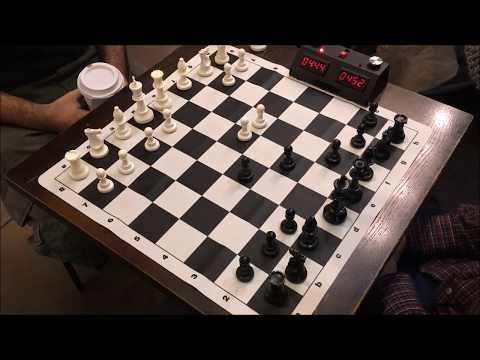
#> input picture saddle/0.jpg, 480 x 360 px
$ jupyter execute saddle_tutorial.ipynb   (older library calls are emulated)
#> lines starting #> are read from the running program, lines starting #| are printed output that depends on the picture; after the words box and inside, x2 and y2 are one past the last pixel; in counts of white or black regions, pixels touching at a corner belong together
[cell 1]
#  If you have issues with opencv install
#!pip install opencv-python
#!apt-get update && apt-get install ffmpeg libsm6 libxext6  -y

[cell 2]
import numpy as np
import cv2
import PIL.Image
import matplotlib.pyplot as plt
import time

def load_image(img_path, out_size=500):
#> called with img_path = '0.jpg', out_size = 500
    img_orig = PIL.Image.open(img_path)
#> img_orig is the input picture: PIL image 480x360 RGB; mean R, G, B 73.8, 63.1, 58.7
    # Resize image to out_size x out_size, ignore aspect ratio
    img = img_orig.resize((500,500), resample=PIL.Image.BILINEAR)
    # img = img_orig
    return img


def get_raw_saddle(gray_img):
    # Input image as np array, assume ~500 x 500 px image
    img = gray_img.astype(np.float64)
#> img: shape (500, 500) float64
    # Blur image
    img = cv2.blur(img, (3,3)) # Blur it

    gx = cv2.Sobel(img,cv2.CV_64F,1,0)
    gy = cv2.Sobel(img,cv2.CV_64F,0,1)
    gxx = cv2.Sobel(gx,cv2.CV_64F,1,0)
    gyy = cv2.Sobel(gy,cv2.CV_64F,0,1)
    gxy = cv2.Sobel(gx,cv2.CV_64F,0,1)

    S = np.abs(gxx*gyy - gxy**2)
    return S


def nonmax_sup(img, win=10):
    """
    Perform non-maximum suppression on the given image.

    Parameters:
    img (numpy.ndarray): Input image array.
    win (int): The size of the window to consider for suppression. Default is 10.

    Returns:
    numpy.ndarray: Image array after non-maximum suppression.
    """

    # Assumes ~ 500x500 px image
    # Dilate the image to get the local maxima
    dilated = cv2.dilate(img, np.ones((2*win+1, 2*win+1), np.uint8))

    # Compare the original image to the dilated image
    local_max = (img == dilated)

    # Zero out the non-local maxima pixels
    img_sup = np.zeros_like(img, dtype=np.float64)
    img_sup[local_max] = img[local_max]

    return img_sup

def prune_saddle(x, thresh = 128, score_threshold = 10000):
    """
    Prune the saddle image x by thresholding in-place.
    x (numpy.ndarray): Input image array.
    """
#> called with thresh = 128, score_threshold = 10000
    score = np.count_nonzero(x > 0)
#> score = 187487
    while score > score_threshold:
        thresh *= 2
        x[x < thresh] = 0
        score = np.count_nonzero(x > 0)
#> this loop made 11 passes
#> (thresh, score) on passes 1 to 11: (256, 142763), (512, 129165), (1024, 113277), (2048, 95913), (4096, 78576), (8192, 62566), (16384, 47805), (32768, 33812), (65536, 21262), (131072, 11813), (262144, 6187)
#> after the loop, thresh = 262144

def get_saddle_pts(img):
    gray_img = np.array(img.convert('L'))

    start_time = time.time()
    saddle_img = get_raw_saddle(gray_img)
    raw_saddle = saddle_img.copy()
    prune_saddle(saddle_img) # Prune points (Reduces work later on)
    print(f'get_saddle took {time.time() - start_time:.3f} s')

    start_time = time.time()
    nonmax_saddle_img = nonmax_sup(saddle_img,10)
#> in nonmax_sup, `local_max = (img == dilated)`:
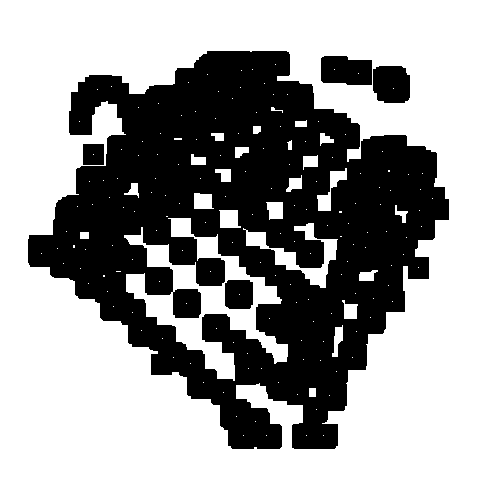
#> local_max: shape (500, 500) bool; 63.2% white; 5 black regions, box (x1, y1, x2, y2) and area: (28, 51, 449, 449) 88320, (321, 56, 372, 85) 1322, (373, 66, 410, 103) 1244, (225, 280, 253, 309) 781, (83, 144, 104, 165) 440
    print(f'nonmax_sup took {time.time() - start_time:.3f} s')

    start_time = time.time()
    pts = np.argwhere(nonmax_saddle_img)
#> pts = 148 pairs, first value 64 to 435, second value 41 to 432
    saddle_scores = nonmax_saddle_img[pts[:,0], pts[:,1]]
#> saddle_scores = 148 values, max 4547907.1 at index 32, min 270950.4 at index 34, mean 1730268.6
    ordering = np.argsort(saddle_scores)[::-1] # flip so highest first
#> ordering = 148 values, max 147 at index 103, min 0 at index 63, mean 73.5
    top_pts = pts[ordering] # ordered so strongest saddles first
#> top_pts has the same summary as pts
    print(f'get_points took {time.time() - start_time:.3f} s')
    return top_pts, nonmax_saddle_img, raw_saddle

[cell 3]
def run_on_image(img_path):
    img = load_image(img_path)

    top_pts, nonmax_saddle_img, raw_saddle = get_saddle_pts(img)
#> top_pts has the same summary as pts in get_saddle_pts

    plt.figure(figsize=(15,10))

    plt.subplot(131)
    plt.imshow(img, cmap='gray')
    plt.plot(top_pts[:,1], top_pts[:,0], 'ro')
    label_k = 50
    for i in range(len(top_pts[:label_k])):
        plt.text(top_pts[i,1], top_pts[i,0], i, color='white')
#> this loop made 50 passes
    plt.title(f'Found {len(top_pts)} saddle pts, labeling first {label_k} strongest')

    plt.subplot(132)
    plt.imshow(raw_saddle, cmap='gray')
    plt.title('original Saddle image')

    plt.subplot(133)
    plt.imshow(nonmax_saddle_img, cmap='gray')
    plt.title('Non-max Suppressed Pruned Saddle image')
    plt.tight_layout()
    plt.show()
    print('Done')

[cell 4]
run_on_image('0.jpg')

[cell 5]
run_on_image('1.jpg')
#> call 2 of load_image, with img_path = '1.jpg', out_size = 500
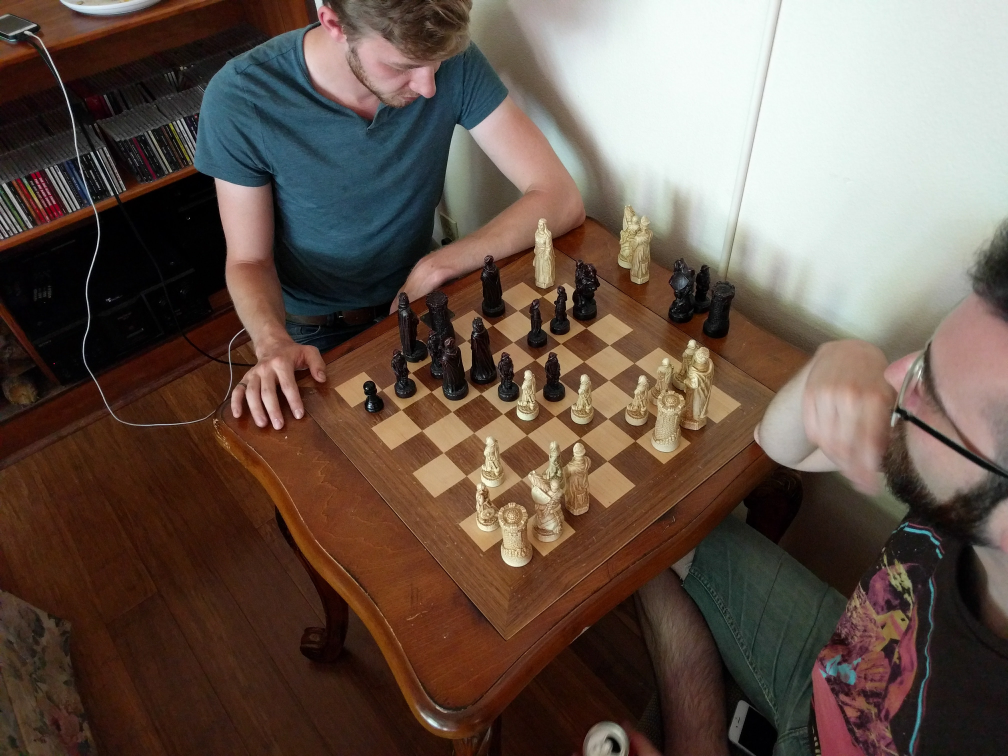
#> input picture saddle/1.jpg, 4032 x 3024 px (shown at 1/4 size)
#> in load_image, img_orig is the input picture: PIL image 4032x3024 RGB; mean R, G, B 103, 86.5, 76.1
#> in get_saddle_pts (call 2), `gray_img = np.array(img.convert('L'))`:
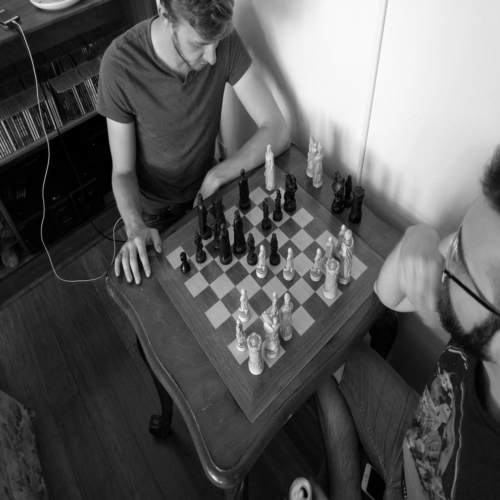
#> gray_img: shape (500, 500); min 0, max 250, mean 90.3
#> the loop in prune_saddle (call 2), `while score > score_threshold:` made 10 passes
#> (thresh, score) on passes 1 to 10: (256, 165368), (512, 139154), (1024, 111699), (2048, 86108), (4096, 64545), (8192, 46935), (16384, 32144), (32768, 20079), (65536, 10925), (131072, 4941)
#> call 2 of nonmax_sup, with win = 10
#> in nonmax_sup (call 2), `local_max = (img == dilated)`:
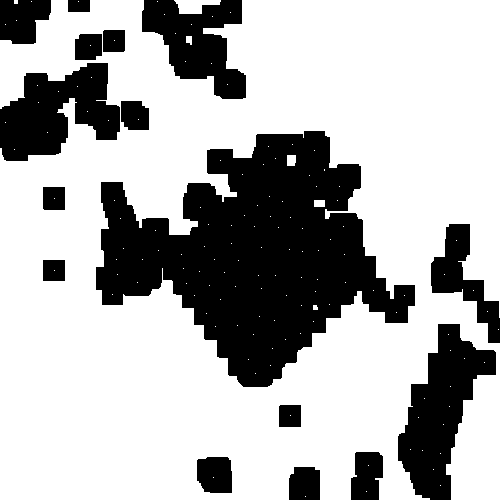
#> local_max: shape (500, 500) bool; 69.5% white; 16 black regions, largest, box (x1, y1, x2, y2) and area: (96, 131, 415, 387) 42712, (398, 324, 496, 500) 8551, (0, 63, 120, 161) 7342
#> in get_saddle_pts (call 2), `pts = np.argwhere(nonmax_saddle_img)`: pts = 131 pairs, first value 1 to 496, second value 5 to 498
#> in get_saddle_pts (call 2), `saddle_scores = nonmax_saddle_img[pts[:,0], pts[:,1]]`: saddle_scores = 131 values, max 2390802.9 at index 50, min 133099.2 at index 87, mean 579804.6
#> in get_saddle_pts (call 2), `ordering = np.argsort(saddle_scores)[::-1]`: ordering = 131 values, max 130 at index 11, min 0 at index 61, mean 65
#> in get_saddle_pts (call 2), `top_pts = pts[ordering]`: top_pts has the same summary as pts
#> the loop in run_on_image (call 2), `for i in range(len(top_pts[:label_k])):` made 50 passes

[cell 6]
run_on_image('2.jpg')
#> call 3 of run_on_image, with img_path = '2.jpg'
#> call 3 of load_image, with img_path = '2.jpg', out_size = 500
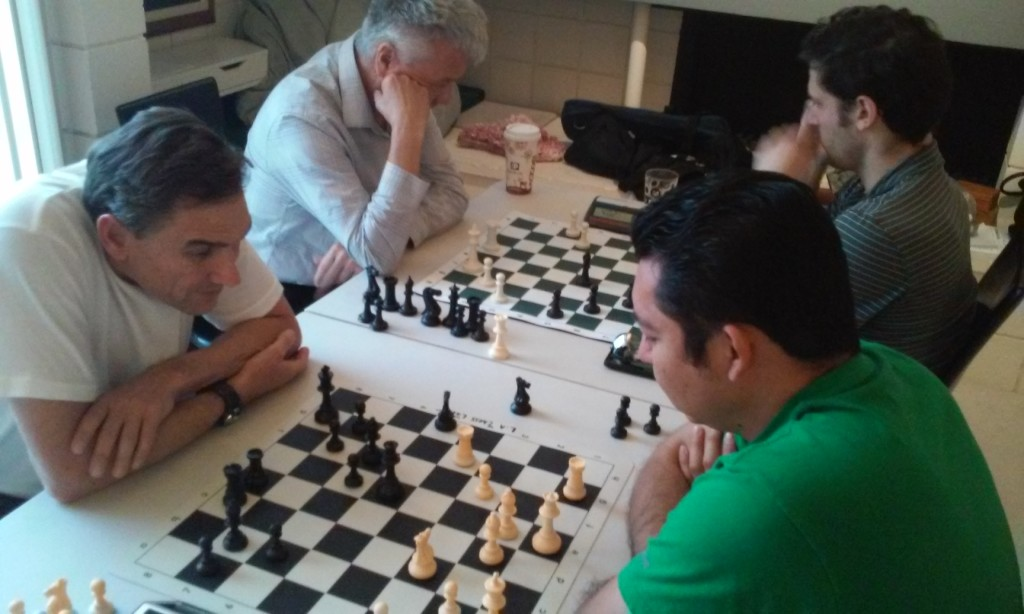
#> input picture saddle/2.jpg, 1024 x 614 px
#> in load_image, img_orig is the input picture: PIL image 1024x614 RGB; mean R, G, B 91, 96, 89.2
#> in get_saddle_pts (call 3), `gray_img = np.array(img.convert('L'))`:
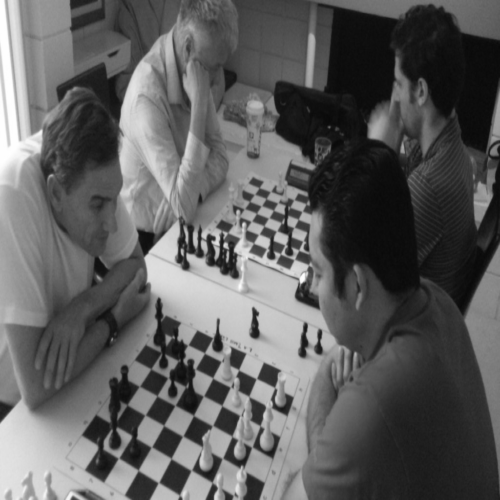
#> gray_img: shape (500, 500); min 9, max 255, mean 93.8
#> in get_raw_saddle (call 3), `gxy = cv2.Sobel(gx,cv2.CV_64F,0,1)`:
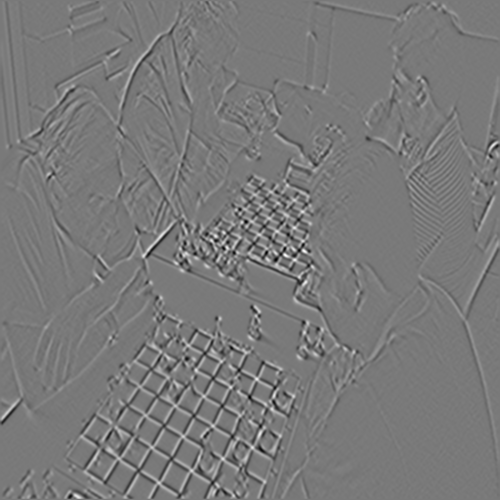
#> gxy: shape (500, 500) float64; min -864.1, max 945.1, mean 0; drawn with min black and max white
#> in get_raw_saddle (call 3), `S = np.abs(gxx*gyy - gxy**2)`:
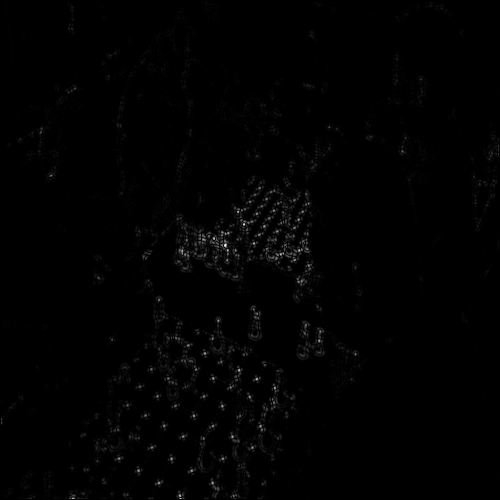
#> S: shape (500, 500) float64; min 0, max 2142865.7, mean 16954.4; drawn with min black and max white
#> call 3 of nonmax_sup, with win = 10
#> in nonmax_sup (call 3), `local_max = (img == dilated)`:
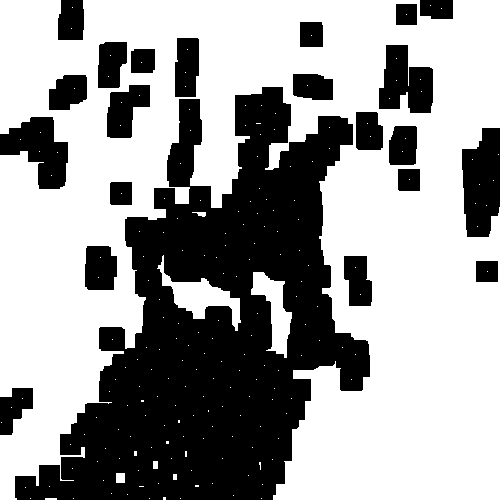
#> local_max: shape (500, 500) bool; 61.2% white; 22 black regions, largest, box (x1, y1, x2, y2) and area: (15, 87, 370, 500) 72258, (462, 128, 500, 237) 3364, (0, 117, 68, 189) 2870
#> in get_saddle_pts (call 3), `pts = np.argwhere(nonmax_saddle_img)`: pts = 184 pairs, first value 5 to 498, second value 1 to 498
#> in get_saddle_pts (call 3), `saddle_scores = nonmax_saddle_img[pts[:,0], pts[:,1]]`: saddle_scores = 184 values, max 2142865.7 at index 72, min 131200.3 at index 157, mean 645992
#> in get_saddle_pts (call 3), `ordering = np.argsort(saddle_scores)[::-1]`: ordering = 184 values, max 183 at index 130, min 0 at index 163, mean 91.5
#> in get_saddle_pts (call 3), `top_pts = pts[ordering]`: top_pts has the same summary as pts
#> in run_on_image (call 3), `top_pts, nonmax_saddle_img, raw_saddle = get_saddle_pts(img)`: top_pts has the same summary as pts in get_saddle_pts
#> the loop in run_on_image (call 3), `for i in range(len(top_pts[:label_k])):` made 50 passes
#> in run_on_image (call 3), `plt.show()`:
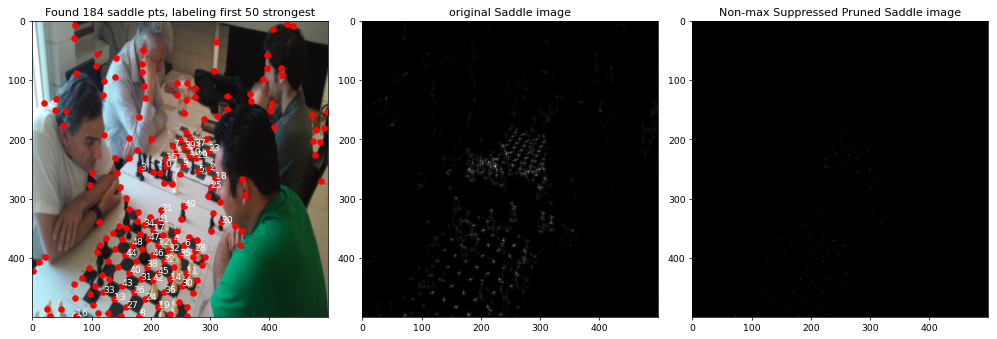
#> figure drawn by matplotlib, 3 panels
